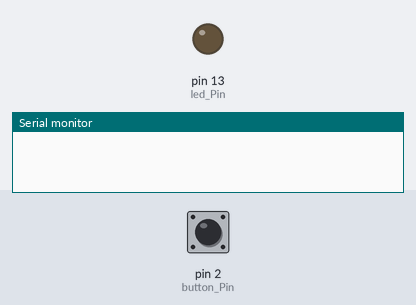
Simulated run of this sketch. Board: Arduino Uno, built with avr-gcc and run on an emulated ATmega328P. Shown: output pins drawn as LEDs (lit = HIGH), the last lines printed to the serial monitor. The inputs (shaded band) are chosen by the test bench; at power-on: pin 2 (button_Pin) HIGH.

Above: at 1.2 s.
1.3 s: pin 2 (button_Pin) pulled LOW for 0.15 s
At 1.37 s:
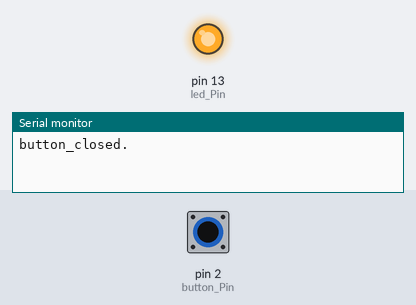
2.9 s: pin 2 (button_Pin) pulled LOW for 3.2 s
At 6.5 s:
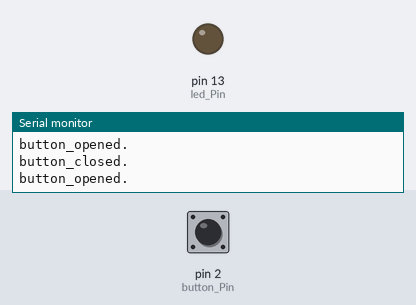
Timing chart, 0 to 8.0 s (numbered marks = the images above; inputs shaded):
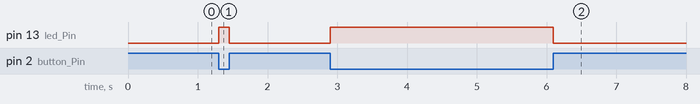

The sketch:

button_test_2_7.ino
```cpp
// only initiates button for the duration of time it is pressed!
// 2/7/19
// JHL

const byte button_Pin = 2;
byte old_button_State = HIGH;  // assume button_ open because of pull-up resistor

unsigned long debounceTime = 10;  // 10 milliseconds
unsigned long button_PressTime;  // when the button_ last changed state

const int led_Pin = LED_BUILTIN;

void setup () {

  Serial.begin (9600);
  pinMode (button_Pin, INPUT);
  pinMode (led_Pin, OUTPUT);
    // end of setup
}

void loop () {

  // see if button_is open or closed
  byte button_State = digitalRead (button_Pin);

  // has it changed since last time?
  if (button_State != old_button_State) {

    // debounce
    if (millis () - button_PressTime >= debounceTime) {

       button_PressTime = millis ();  // when we closed the button_

       old_button_State =  button_State;  // remember for next time
       if (button_State == LOW) {
          digitalWrite(led_Pin, HIGH);
          Serial.println ("button_closed.");

          }  // end if button_State is LOW
       else {
          digitalWrite(led_Pin, LOW);
          Serial.println ("button_opened.");

          }  // end if button_State is HIGH

       }  // end if debounce time up

    }  // end of state change

  // other code here ...

 }  // end of loop
```

Measured:
- after the input at 1.3 s, pin 13 (led_Pin): LOW → HIGH at once, → LOW 0.15 s later
- after the input at 2.9 s, pin 13 (led_Pin): LOW → HIGH at once, → LOW 3.2 s later
